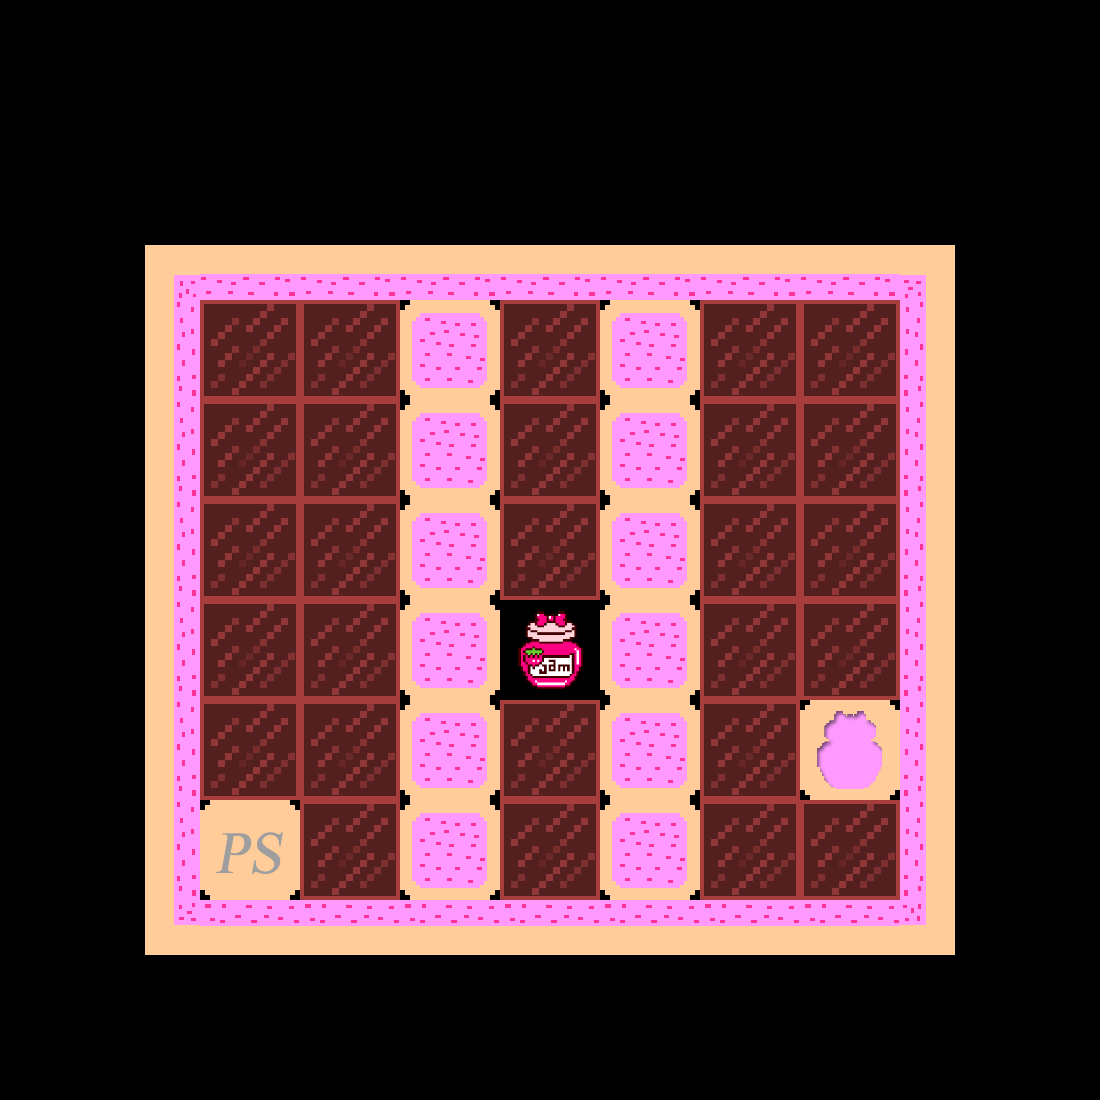

A 2D game scene composited from a Tiled map and its tileset images. What follows is a short description and the map's XML, with every tile layer's data as written:
An orthogonal 11x11 tile map with 100x100 px tiles, 1 tile layer (Tile Layer 1).

<map version="1.0" tiledversion="1.0.3" orientation="orthogonal" renderorder="right-down" width="11" height="11" tilewidth="100" tileheight="100" nextobjectid="11">
 <properties>
  <property name="eatPower" type="int" value="2" />
  <property name="par" type="int" value="20" />
 </properties>
 <tileset firstgid="1" source="newTileSet.tsx" />
 <layer name="Tile Layer 1" width="11" height="11">
  <data encoding="csv">
0,0,0,0,0,0,0,0,0,0,0,
0,0,0,0,0,0,0,0,0,0,0,
0,17,14,14,14,14,14,14,14,18,0,
0,15,1,1,7,1,7,1,1,16,0,
0,15,1,1,7,1,7,1,1,16,0,
0,15,1,1,7,1,7,1,1,16,0,
0,15,1,1,7,21,7,1,1,16,0,
0,15,1,1,7,1,7,1,8,16,0,
0,15,23,1,7,1,7,1,1,16,0,
0,19,13,13,13,13,13,13,13,20,0,
0,25,0,0,0,0,0,0,0,0,0
</data>
 </layer>
</map>
